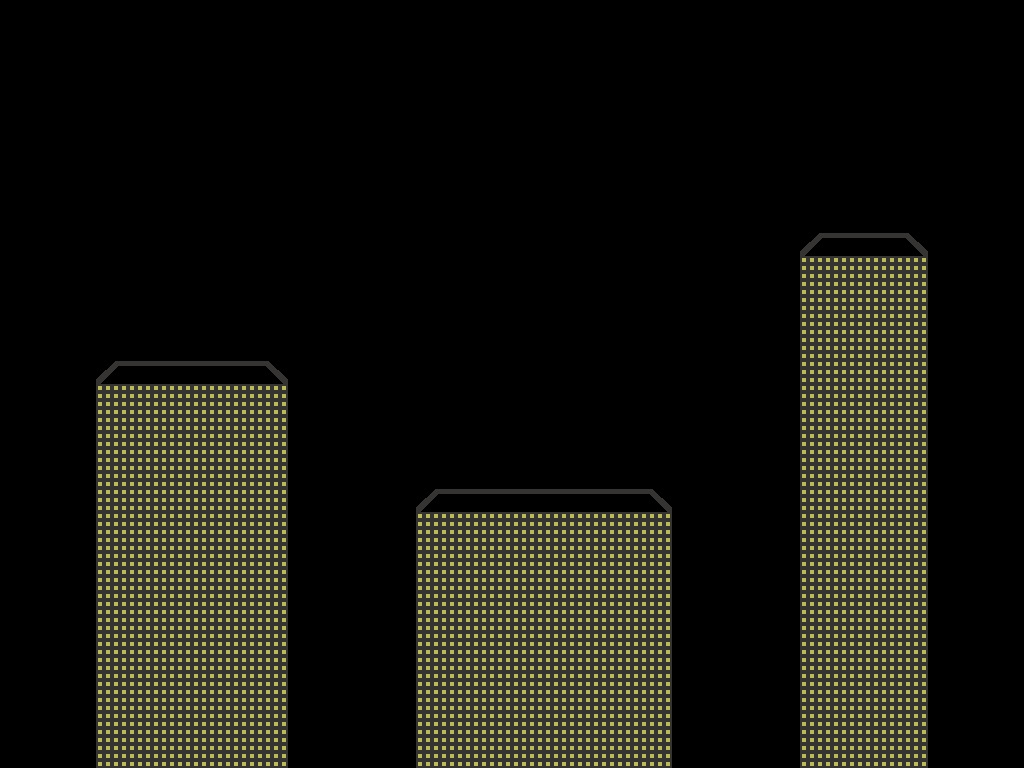

Rendered tile map (Tiled .tmx) drawn with the repository's tilesets; below, a short description and the map source with its tile grids summarised:
An orthogonal 32x24 tile map with 32x32 px tiles, 1 tile layer (Tile Layer 1), 2 tilesets, 1 image layer and 3 objects (Platform 3, Platform 2, Platform 1).

<map version="1.0" orientation="orthogonal" renderorder="right-down" width="32" height="24" tilewidth="32" tileheight="32" nextobjectid="11">
 <tileset firstgid="1" name="City-Building" tilewidth="32" tileheight="32" tilecount="16" columns="4">
  <image source="City-Building.png" width="128" height="128" />
 </tileset>
 <tileset firstgid="17" name="pad" tilewidth="32" tileheight="23" tilecount="4" columns="4">
  <image source="pad.png" width="128" height="23" />
 </tileset>
 <imagelayer name="Image Layer 1">
  <image source="City-Background.png" width="1024" height="768" />
 </imagelayer>
 <objectgroup name="Platforms">
  <object id="7" name="Platform 3" x="822" y="234" width="87" height="23" />
  <object id="9" name="Platform 2" x="439" y="490" width="212" height="23" />
  <object id="10" name="Platform 1" x="121" y="362" width="145" height="23" />
 </objectgroup>
 <layer name="Tile Layer 1" width="32" height="24">
  <data>[768 cells, 218 non-empty, 20 distinct tile ids]</data>
 </layer>
</map>